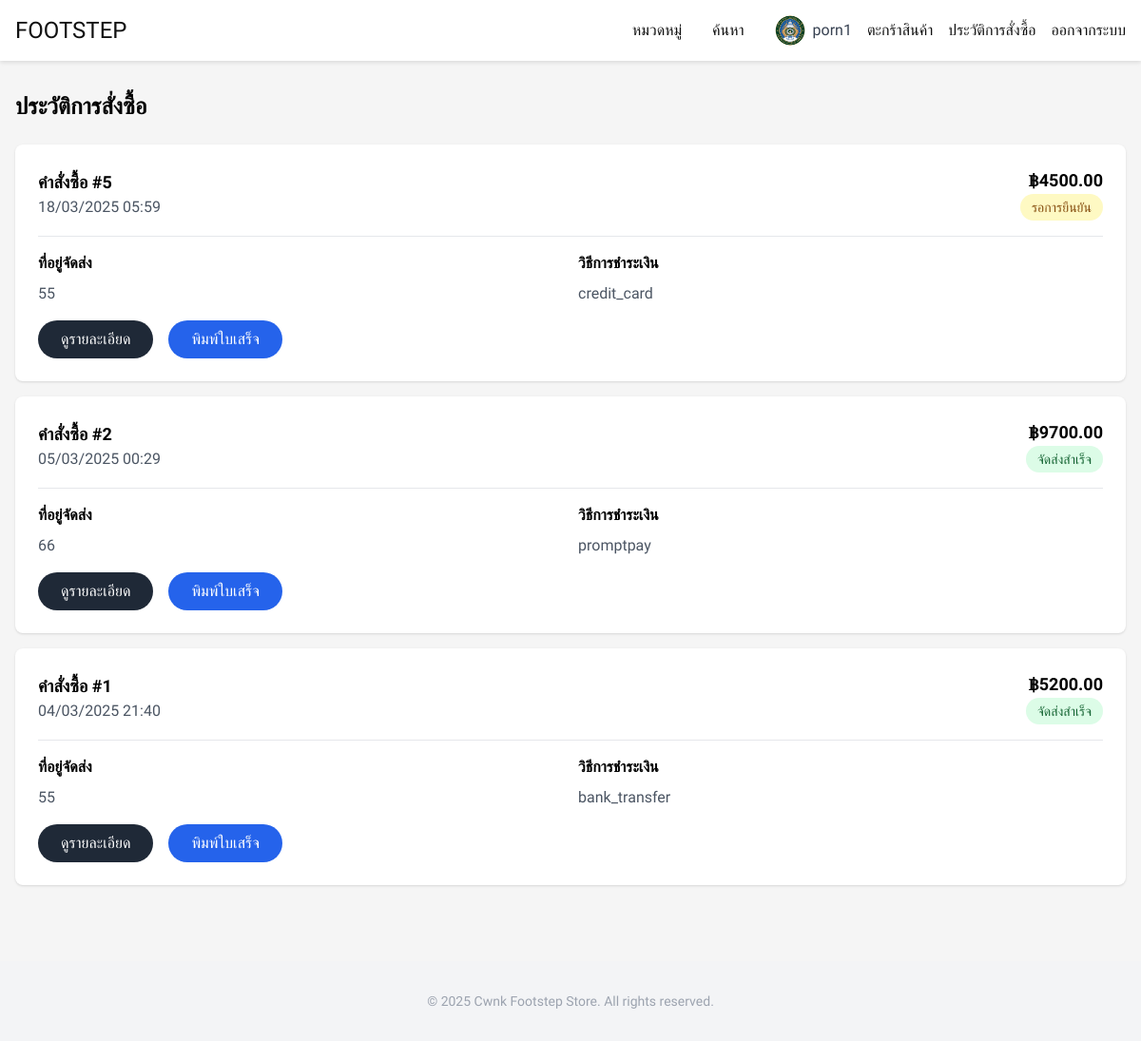
Screenshot of /orders (signed in) with the database file from the repository.
### app.py (models this page shows)
class Order(db.Model):
    id = db.Column(db.Integer, primary_key=True)
    user_id = db.Column(db.Integer, db.ForeignKey('user.id'), nullable=False)
    total_price = db.Column(db.Float, nullable=False)
    status = db.Column(db.String(20), default='pending')
    order_date = db.Column(db.DateTime, default=datetime.utcnow)
    shipping_address = db.Column(db.Text, nullable=False)
    payment_method = db.Column(db.String(50), nullable=False)
    order_items = db.relationship('OrderItem', backref='order', lazy=True)

### app.py (the view)
@app.route('/orders')
def orders():
    if 'user_id' not in session:
        flash('กรุณาเข้าสู่ระบบเพื่อดูประวัติการสั่งซื้อ')
        return redirect(url_for('login'))
    orders = Order.query.filter_by(user_id=session['user_id']).order_by(Order.order_date.desc()).all()
    return render_template('orders.html', orders=orders)

### app.py (called while the page is built)
@app.context_processor
def inject_categories():
    try:
        main_categories = ShoeCategory.query.filter_by(parent_id=None).all()
        subcategories = ShoeCategory.query.filter(ShoeCategory.parent_id != None).all()
    except:
        main_categories = []
        subcategories = []
    return {
        'main_categories': main_categories,
        'subcategories': subcategories
    }

### templates/orders.html (shortened to what this page needs)
{% extends "base.html" %}
{% block content %}
<div class="max-w-7xl mx-auto px-4 py-8">
    <h2 class="text-2xl font-bold mb-6">ประวัติการสั่งซื้อ</h2>
    {% if orders %}
        <div class="space-y-4">
            {% for order in orders %}
            <div class="bg-white rounded-lg shadow p-6">
                <div class="flex justify-between items-center mb-4">
                    <div>
                        <h3 class="text-lg font-semibold">คำสั่งซื้อ #{{ order.id }}</h3>
                        <p class="text-gray-600">{{ order.order_date.strftime('%d/%m/%Y %H:%M') }}</p>
                    </div>
                    <div class="text-right">
                        <p class="text-lg font-bold">฿{{ "%.2f"|format(order.total_price) }}</p>
                        <span class="inline-block px-3 py-1 rounded-full text-sm
                            {% if order.status == 'pending' %}
                                bg-yellow-100 text-yellow-800
                            {% elif order.status == 'confirmed' %}
                                bg-blue-100 text-blue-800
                            {% elif order.status == 'shipped' %}
                                bg-purple-100 text-purple-800
                            {% elif order.status == 'delivered' %}
                                bg-green-100 text-green-800
                            {% endif %}
                        ">
                            {% if order.status == 'pending' %}
                                รอการยืนยัน
                            {% elif order.status == 'confirmed' %}
                                ยืนยันแล้ว
                            {% elif order.status == 'shipped' %}
                                จัดส่งแล้ว
                            {% elif order.status == 'delivered' %}
                                จัดส่งสำเร็จ
                            {% endif %}
                        </span>
                    </div>
                </div>
                <div class="border-t pt-4">
                    <div class="grid grid-cols-1 md:grid-cols-2 gap-4">
                        <div>
                            <h4 class="font-semibold mb-2">ที่อยู่จัดส่ง</h4>
                            <p class="text-gray-600">{{ order.shipping_address }}</p>
                        </div>
                        <div>
                            <h4 class="font-semibold mb-2">วิธีการชำระเงิน</h4>
                            <p class="text-gray-600">{{ order.payment_method }}</p>
                        </div>
                    </div>
                </div>
                <div class="mt-4 flex space-x-4">
                    <a href="{{ url_for('order_detail', order_id=order.id) }}"
                       class="inline-block bg-gray-800 text-white px-6 py-2 rounded-full hover:bg-gray-700 transition-colors">
                        ดูรายละเอียด
                    </a>
                    <a href="{{ url_for('generate_receipt', order_id=order.id) }}"
                       class="inline-block bg-blue-600 text-white px-6 py-2 rounded-full hover:bg-blue-700 transition-colors">
                        พิมพ์ใบเสร็จ
                    </a>
                </div>
            </div>
            {% endfor %}
        </div>
    {% endif %}
</div>
{% endblock %}

### templates/base.html (shortened to what this page needs)
<!DOCTYPE html>
<html lang="th">
<head>
    <script src="https://cdn.tailwindcss.com"></script>
</head>
<body>
    <nav class="footstep-nav fixed w-full z-50">
        <div class="max-w-7xl mx-auto px-4">
            <div class="flex justify-between h-16">
                <div class="flex items-center">
                    <a href="{{ url_for('index') }}" class="text-2xl font-bold">FOOTSTEP</a>
                </div>
                <div class="hidden md:flex items-center space-x-8">
                    <div class="relative group">
                        <a href="{{ url_for('search') }}" class="hover:text-gray-600">หมวดหมู่</a>
                    </div>
                    <a href="{{ url_for('search') }}" class="hover:text-gray-600">ค้นหา</a>
                    {% if 'user_id' in session %}
                        <div class="flex items-center space-x-4">
                            <a href="{{ url_for('profile') }}" class="flex items-center space-x-2 hover:text-gray-600">
                                <img src="{{ session['profile_image'] }}" alt="Profile" class="w-8 h-8 rounded-full">
                                <span class="text-gray-700">{{ session['username'] }}</span>
                            </a>
                            <a href="{{ url_for('cart') }}" class="hover:text-gray-600">ตะกร้าสินค้า</a>
                            <a href="{{ url_for('orders') }}" class="hover:text-gray-600">ประวัติการสั่งซื้อ</a>
                            <a href="{{ url_for('logout') }}" class="hover:text-gray-600">ออกจากระบบ</a>
                        </div>
                    {% else %}
                        <a href="{{ url_for('login') }}" class="hover:text-gray-600">เข้าสู่ระบบ</a>
                    {% endif %}
                </div>
            </div>
        </div>
    </nav>
    <div class="pt-16">
        {% block content %}{% endblock %}
    </div>
    <footer class="bg-gray-100 mt-12 py-8">
        <div class="max-w-7xl mx-auto px-4">
            <div class="text-center text-sm text-gray-400">
                © 2025 Cwnk Footstep Store. All rights reserved.
            </div>
        </div>
    </footer>
</body>
</html>

### templates/base.html (style rules this page uses)
body { font-family: 'Prompt', sans-serif; background-color: #f5f5f5; }
.footstep-nav { background-color: #ffffff; box-shadow: 0 2px 4px rgba(0,0,0,0.1); }
.footstep-nav a { color: #111111; font-weight: 500; }

### rows the page displays
Order: id "5", order_date "18/03/2025 05:59", total_price "4500.00", status "รอการยืนยัน", shipping_address "55", payment_method "credit_card"
Order: id "2", order_date "05/03/2025 00:29", total_price "9700.00", status "จัดส่งสำเร็จ", shipping_address "66", payment_method "promptpay"
Order: id "1", order_date "04/03/2025 21:40", total_price "5200.00", status "จัดส่งสำเร็จ", shipping_address "55", payment_method "bank_transfer"

### other values shown
{{ session['username'] }} "porn1"
